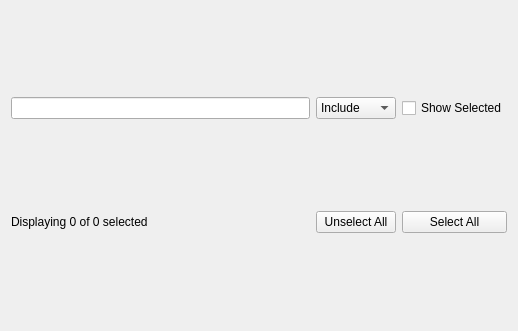
<?xml version="1.0" encoding="UTF-8"?>
<ui version="4.0">
 <class>list_selector</class>
 <widget class="QWidget" name="list_selector">
  <property name="geometry">
   <rect>
    <x>0</x>
    <y>0</y>
    <width>518</width>
    <height>331</height>
   </rect>
  </property>
  <property name="focusPolicy">
   <enum>Qt::ClickFocus</enum>
  </property>
  <property name="windowTitle">
   <string>Form</string>
  </property>
  <layout class="QGridLayout" name="gridLayout">
   <item row="0" column="0">
    <widget class="QLineEdit" name="filter_line_edit"/>
   </item>
   <item row="0" column="1">
    <widget class="QComboBox" name="filter_type_combo_box">
     <item>
      <property name="text">
       <string>Include</string>
      </property>
     </item>
     <item>
      <property name="text">
       <string>Exclude</string>
      </property>
     </item>
    </widget>
   </item>
   <item row="0" column="2">
    <widget class="QCheckBox" name="show_selected_checkbox">
     <property name="text">
      <string>Show Selected</string>
     </property>
    </widget>
   </item>
   <item row="1" column="0" colspan="3">
    <layout class="QGridLayout" name="list_layout"/>
   </item>
   <item row="2" column="0">
    <widget class="QLabel" name="number_of_selected_display_box">
     <property name="text">
      <string>Displaying 0 of 0 selected</string>
     </property>
    </widget>
   </item>
   <item row="2" column="1">
    <widget class="QPushButton" name="unselect_all_button">
     <property name="sizePolicy">
      <sizepolicy hsizetype="Preferred" vsizetype="Fixed">
       <horstretch>0</horstretch>
       <verstretch>0</verstretch>
      </sizepolicy>
     </property>
     <property name="focusPolicy">
      <enum>Qt::NoFocus</enum>
     </property>
     <property name="text">
      <string>Unselect All</string>
     </property>
    </widget>
   </item>
   <item row="2" column="2">
    <widget class="QPushButton" name="select_all_button">
     <property name="sizePolicy">
      <sizepolicy hsizetype="Preferred" vsizetype="Fixed">
       <horstretch>0</horstretch>
       <verstretch>0</verstretch>
      </sizepolicy>
     </property>
     <property name="focusPolicy">
      <enum>Qt::NoFocus</enum>
     </property>
     <property name="text">
      <string>Select All</string>
     </property>
    </widget>
   </item>
  </layout>
 </widget>
 <tabstops>
  <tabstop>filter_line_edit</tabstop>
  <tabstop>filter_type_combo_box</tabstop>
  <tabstop>show_selected_checkbox</tabstop>
 </tabstops>
 <resources/>
 <connections/>
</ui>
